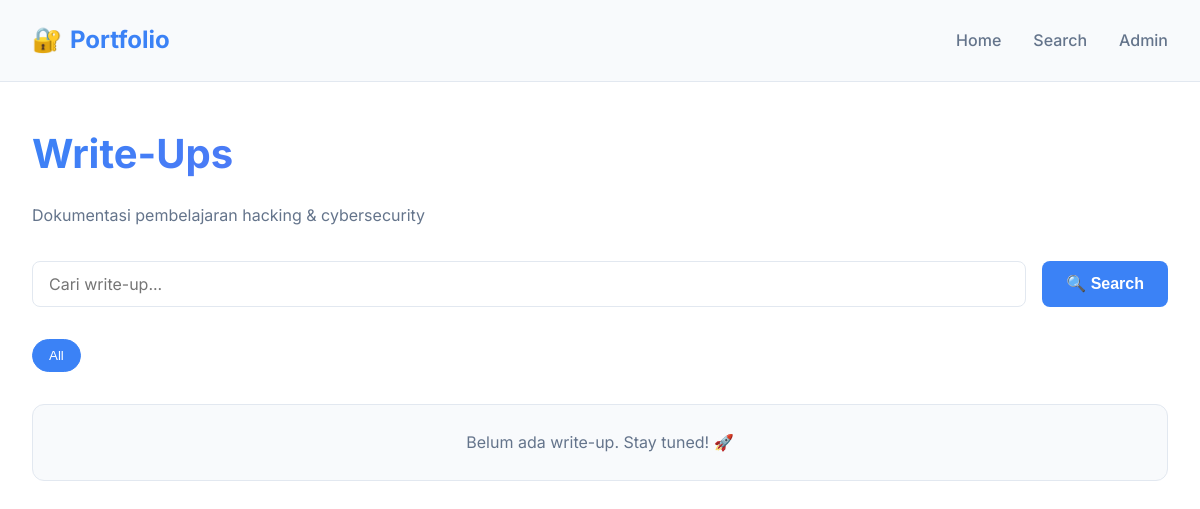
Before: / with the older database file.
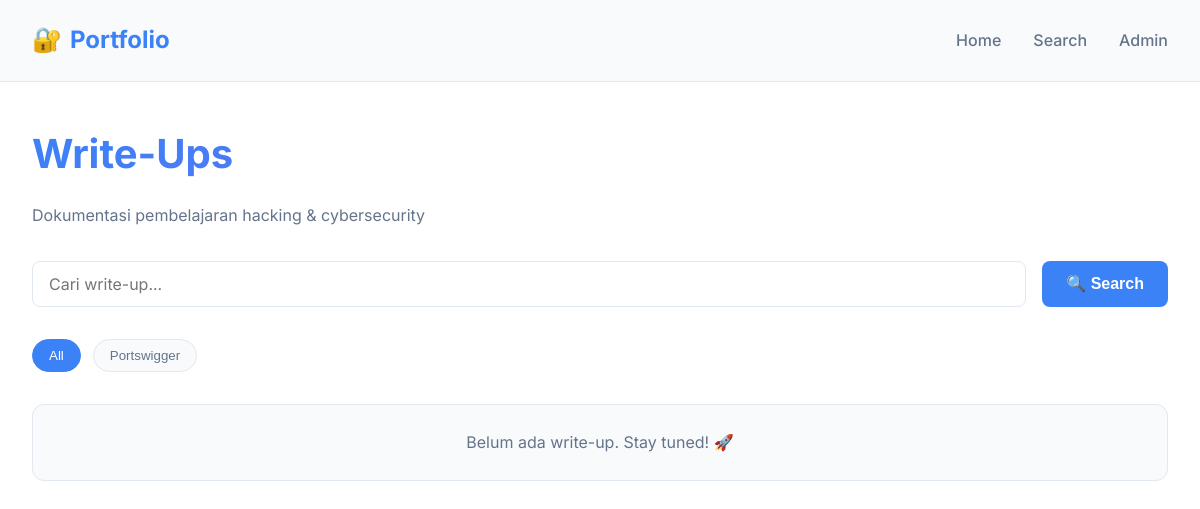
After: the same page with the newer database file.
### tables this page shows
CREATE TABLE categories (
    id INTEGER PRIMARY KEY AUTOINCREMENT,
    name TEXT NOT NULL UNIQUE,
    slug TEXT NOT NULL UNIQUE,
    created_at DATETIME DEFAULT CURRENT_TIMESTAMP
);

### app.py (the view)
@app.route('/')
def index():
    db = get_db()
    writeups = db.execute("""
        SELECT w.id, w.title, w.slug, w.created_at, GROUP_CONCAT(c.name) as cats
        FROM writeups w LEFT JOIN writeup_categories wc ON w.id = wc.writeup_id
        LEFT JOIN categories c ON wc.category_id = c.id
        WHERE w.is_published=1 GROUP BY w.id ORDER BY w.created_at DESC
    """).fetchall()
    categories = db.execute("SELECT id, name, slug FROM categories ORDER BY name").fetchall()
    return render_template('index.html', writeups=writeups, categories=categories)

### app.py (called while the page is built)
def get_db():
    if 'db' not in g:
        g.db = sqlite3.connect(app.config['DATABASE'])
        g.db.row_factory = sqlite3.Row
        g.db.execute("PRAGMA foreign_keys = ON;")
    return g.db

### templates/index.html (shortened to what this page needs)
{% extends "base.html" %}
{% block content %}
<h1>Write-Ups</h1>
<p style="color: var(--text-secondary); margin-bottom: 2rem;">
  Dokumentasi pembelajaran hacking & cybersecurity
</p>
<div class="search-box">
  <form action="{{ url_for('search') }}" method="get" style="display: flex; gap: 1rem; flex: 1;">
    <input type="text" name="q" placeholder="Cari write-up..." required>
    <button type="submit" class="btn">🔍 Search</button>
  </form>
</div>
<div class="filter-tags" id="filters">
  <button class="filter-btn active" data-cat="all">All</button>
  {% for c in categories %}
    <button class="filter-btn" data-cat="{{ c.slug }}">{{ c.name }}</button>
  {% endfor %}
</div>
<ul class="writeup-list" id="wu-list">
  {% for w in writeups %}
    <li class="writeup-item" data-cats="{{ w.cats or '' }}">
      <a href="{{ url_for('writeup_detail', slug=w.slug) }}" class="writeup-title">
        <span>📄</span>
        {{ w.title }}
      </a>
      <div class="writeup-meta">
        <span>📅 {{ w.created_at[:10] }}</span>
        {% if w.cats %}
          <span>🏷️ {{ w.cats }}</span>
        {% endif %}
      </div>
    </li>
  {% else %}
    <li class="card text-center">
      <p style="color: var(--text-secondary);">Belum ada write-up. Stay tuned! 🚀</p>
    </li>
  {% endfor %}
</ul>
{% endblock %}

### templates/base.html (shortened to what this page needs)
<!DOCTYPE html>
<html lang="id">
<head>
  <link rel="stylesheet" href="{{ url_for('static', filename='style.css') }}?v=3">
  <link rel="stylesheet" href="{{ url_for('static', filename='pygments.css') }}?v=3">
</head>
<body>
  <header>
    <div class="container">
      <nav>
        <a href="{{ url_for('index') }}" class="logo">
          <span>🔐</span>
          <span>Portfolio</span>
        </a>
        <div class="nav-links">
          <a href="{{ url_for('index') }}">Home</a>
          <a href="{{ url_for('search') }}">Search</a>
          <a href="{{ url_for('admin_login') }}">Admin</a>
        </div>
      </nav>
    </div>
  </header>
  <main>
    <div class="container">
      {% block content %}{% endblock %}
    </div>
  </main>
</body>
</html>

### static/style.css (style rules this page uses)
:root { --bg-primary: #0f172a; --bg-secondary: #1e293b; --bg-card: #334155; --text-primary: #f1f5f9; --text-secondary: #94a3b8; --accent: #3b82f6; --accent-hover: #2563eb; --success: #10b981; --danger: #ef4444; --warning: #f59e0b; --border: #475569; --shadow: 0 10px 40px rgba(0,0,0,0.3); }
@media (prefers-color-scheme: light) { :root { --bg-primary: #ffffff; --bg-secondary: #f8fafc; --bg-card: #f1f5f9; --text-primary: #0f172a; --text-secondary: #64748b; --border: #e2e8f0; --shadow: 0 10px 40px rgba(0,0,0,0.1); } }
* { margin: 0; padding: 0; box-sizing: border-box; }
body { font-family: 'Inter', -apple-system, BlinkMacSystemFont, 'Segoe UI', Roboto, sans-serif; background: var(--bg-primary); color: var(--text-primary); line-height: 1.7; min-height: 100vh; }
.container { max-width: 1200px; margin: 0 auto; padding: 0 2rem; }
header { background: var(--bg-secondary); border-bottom: 1px solid var(--border); position: sticky; top: 0; z-index: 100; backdrop-filter: blur(10px); }
nav { display: flex; justify-content: space-between; align-items: center; padding: 1.25rem 0; }
.logo { font-size: 1.5rem; font-weight: 700; color: var(--accent); text-decoration: none; display: flex; align-items: center; gap: 0.5rem; }
.nav-links { display: flex; gap: 2rem; align-items: center; }
.nav-links a { color: var(--text-secondary); text-decoration: none; font-weight: 500; transition: color 0.3s; position: relative; }
.nav-links a::after { content: ''; position: absolute; bottom: -5px; left: 0; width: 0; height: 2px; background: var(--accent); transition: width 0.3s; }
main { padding: 3rem 0; }
h1, h2, h3 { font-weight: 700; line-height: 1.2; margin-bottom: 1.5rem; }
h1 { font-size: 2.5rem; background: linear-gradient(135deg, var(--accent), #8b5cf6); -webkit-background-clip: text; -webkit-text-fill-color: transparent; background-clip: text; }
.card { background: var(--bg-secondary); border: 1px solid var(--border); border-radius: 12px; padding: 1.5rem; margin-bottom: 1.5rem; transition: transform 0.3s, box-shadow 0.3s; }
.writeup-list { list-style: none; display: grid; gap: 1.5rem; }
input[type="text"], input[type="password"], textarea, select { width: 100%; padding: 0.75rem 1rem; background: var(--bg-primary); border: 1px solid var(--border); border-radius: 8px; color: var(--text-primary); font-family: inherit; font-size: 1rem; transition: border-color 0.3s, box-shadow 0.3s; }
.btn { display: inline-flex; align-items: center; gap: 0.5rem; padding: 0.75rem 1.5rem; background: var(--accent); color: white; border: none; border-radius: 8px; font-weight: 600; font-size: 1rem; cursor: pointer; text-decoration: none; transition: all 0.3s; }
.search-box { display: flex; gap: 1rem; margin-bottom: 2rem; }
.search-box input { flex: 1; }
.filter-tags { display: flex; gap: 0.75rem; flex-wrap: wrap; margin-bottom: 2rem; }
.filter-btn { padding: 0.5rem 1rem; background: var(--bg-secondary); border: 1px solid var(--border); border-radius: 20px; cursor: pointer; transition: all 0.3s; font-weight: 500; color: var(--text-secondary); }
.filter-btn:hover, .filter-btn.active { background: var(--accent); color: white; border-color: var(--accent); }
.text-center { text-align: center; }

Changed rows visible on the page:
added categories: name "Portswigger"
